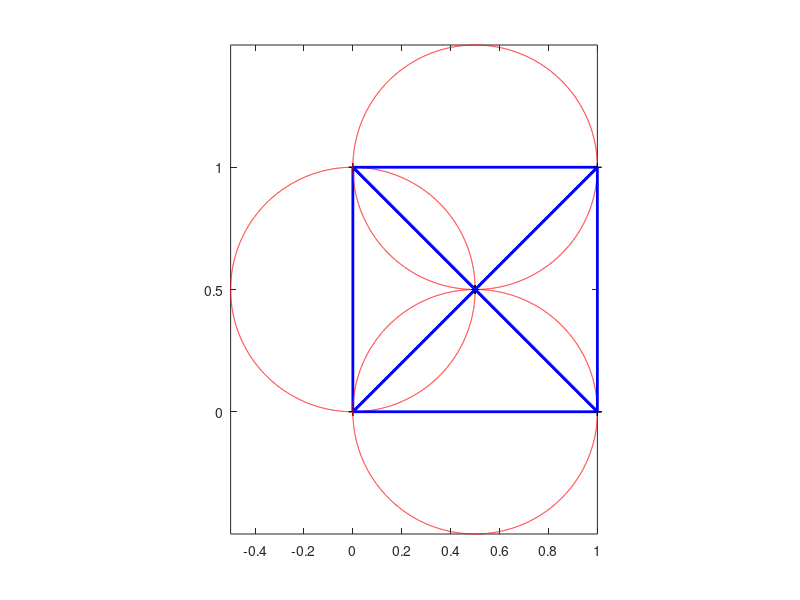

The MATLAB script that drew this image:
r = 5;
% X = normrnd(0,20,r,1);
% Y = normrnd(0,20,r,1);
X = rand(r,1);
Y = rand(r,1);
 X = [0 0 1 1 .5];
 Y = [0 1 1 0 .5];
TRI = delaunay(X,Y);
r;
k = size(TRI,1);
for i = 1:size(TRI,1)
    v1 = TRI(i,1);
    v2 = TRI(i,2);
    v3 = TRI(i,3);
    Temp = [v1 v2 v3];
    XTemp = [X(v1), X(v2), X(v3), X(v1)];
    YTemp = [Y(v1), Y(v2), Y(v3), Y(v1)];
    plot(XTemp,YTemp,'k+',XTemp, YTemp,'b','linewidth',2);
    hold on;
    th = 0:.001:2*pi;
a = X(v1); b = Y(v1); c = X(v2); d = Y(v2); e = X(v3); f = Y(v3);
ycn = ((a^2 - c^2 - d^2 + b^2)*(c-e) - (c^2 - e^2 - f^2 + d^2)*(a-c));
ycd = 2*(f - d)*(a-c) - 2*(d - b)*(c-e);
yc = ycn/ycd;
xc = (a^2 - c^2 - d^2 + b^2 + 2*yc*(d - b))/(2*(a-c));
r = sqrt((xc - a)^2 + (yc - b)^2);
P = xc + r*cos(th);
Q = yc + r*sin(th);
plot(P,Q,'r')
end
axis image


